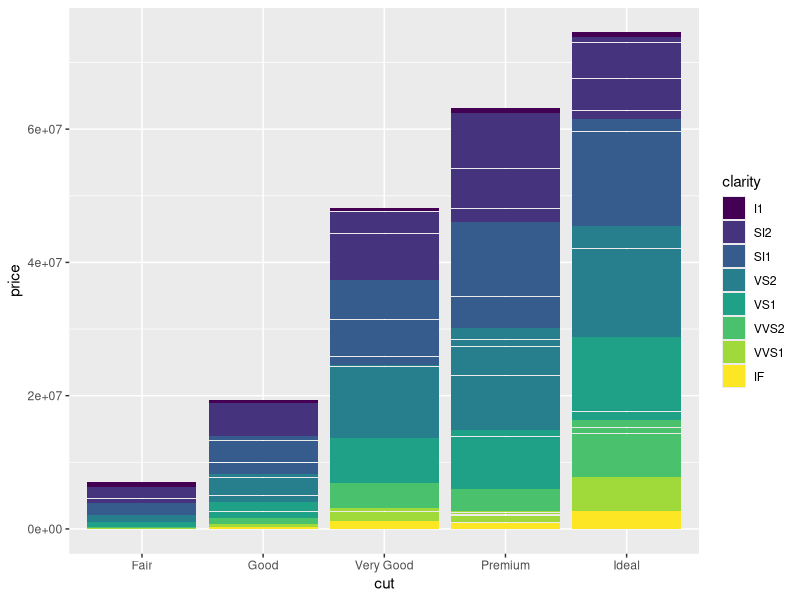
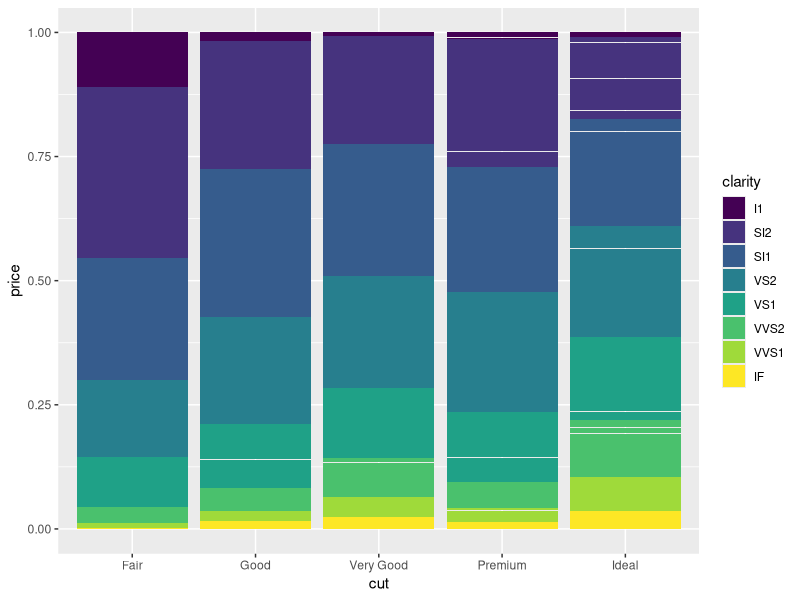
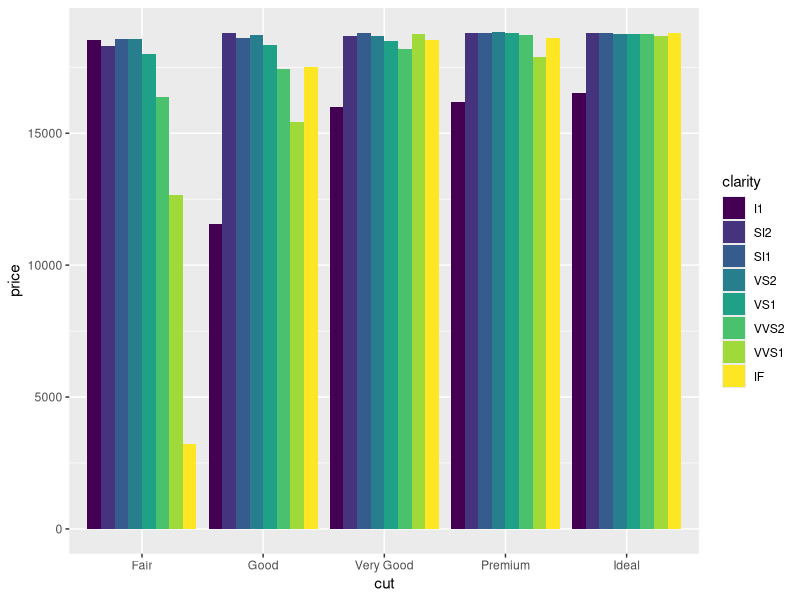
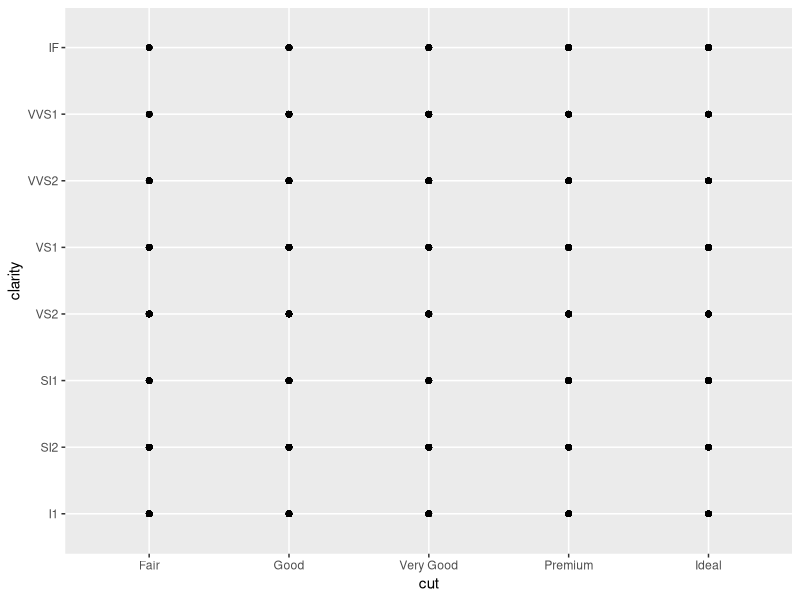
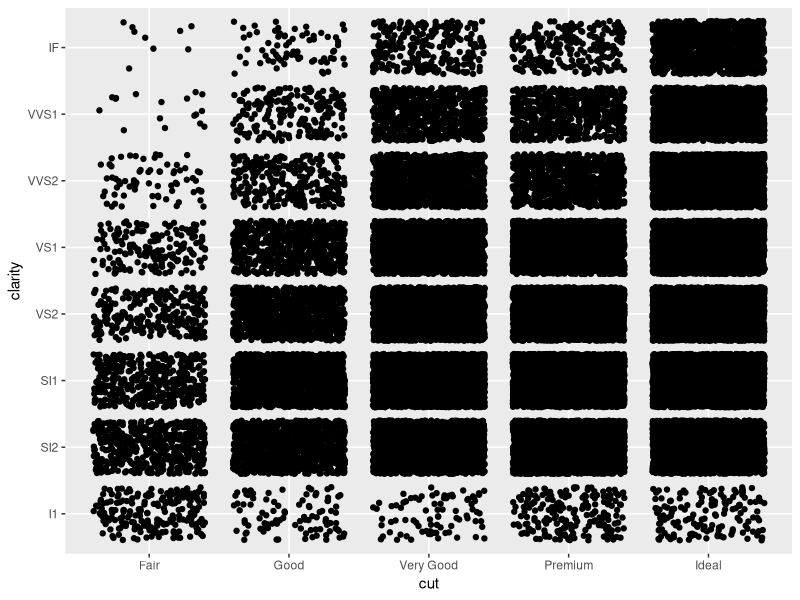
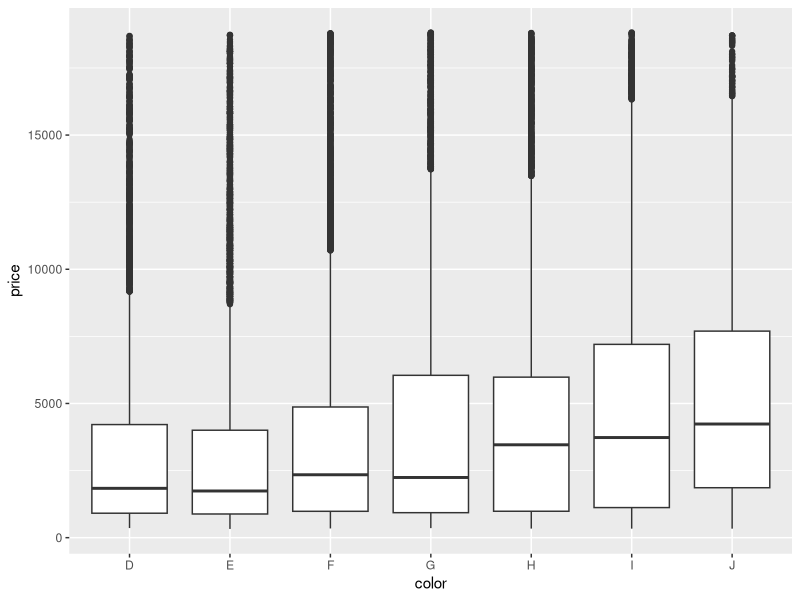
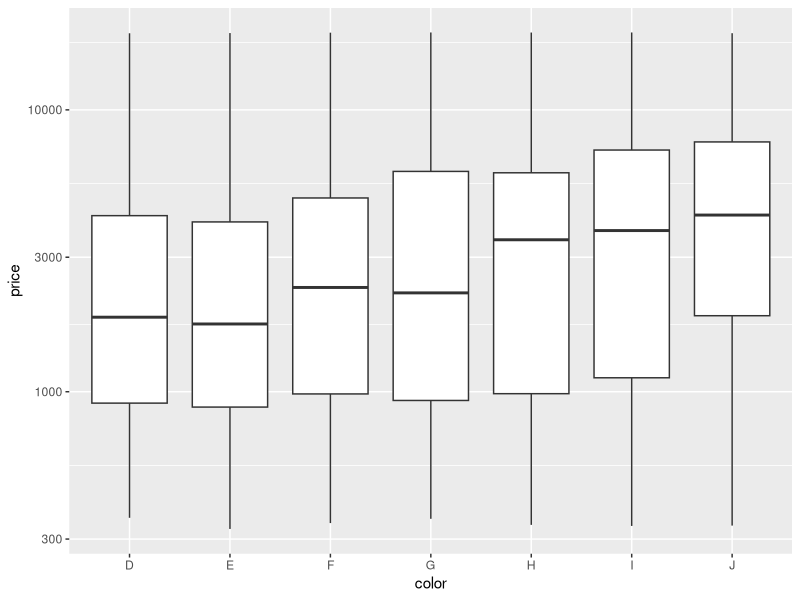
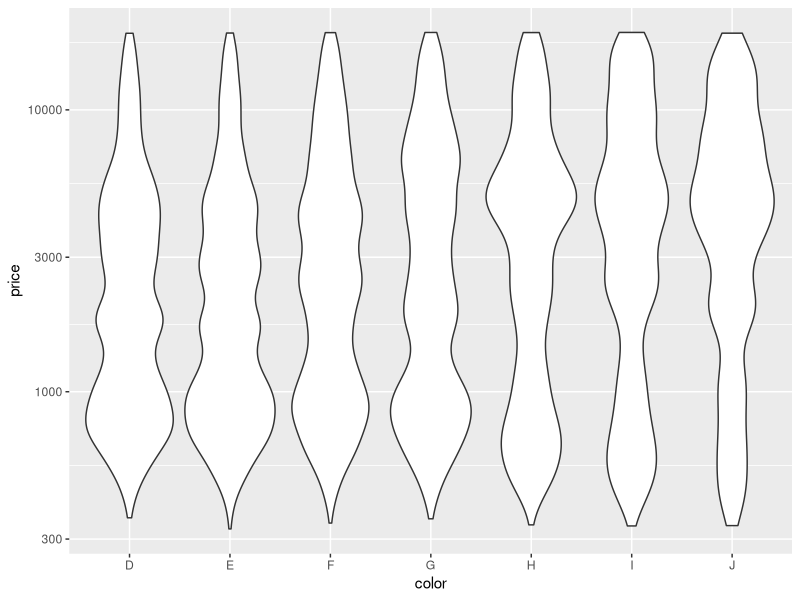

Here is the R script that generated these plots, in order:
# Exercise 2: advanced ggplot2 practice

# Install and load the `ggplot2` package
#install.packages('ggplot2')
library("ggplot2")

# For this exercise you will again be working with the `diamonds` data set.
# Use `?diamonds` to review details about this data set
?diamonds

## Position Adjustments

# Draw a column (bar) chart of diamonds cuts by price, with each bar filled by 
# clarity. You should see a _stacked_ bar chart.
ggplot(data = diamonds) + geom_col(mapping = aes(x = cut, y = price, fill = clarity))

# Draw the same chart again, but with each element positioned to "fill" the y axis
ggplot(data = diamonds) + geom_col(mapping = aes(x = cut, y = price, fill = clarity), position = "fill")

# Draw the same chart again, but with each element positioned to "dodge" each other
ggplot(data = diamonds) + geom_col(mapping = aes(x = cut, y = price, fill = clarity), position = "dodge")

# Draw a plot with point geometry with the x-position mapped to `cut` and the
# y-position mapped to `clarity`
# This creates a "grid" grouping the points
ggplot(data = diamonds) + geom_point(mapping = aes(x = cut, y = clarity))

# Use the "jitter" position adjustment to keep the points from all overlapping!
# (This works a little better with a sample of diamond data, such as from the
# previous exercise).
ggplot(data = diamonds) + geom_point(mapping = aes(x = cut, y = clarity), position = "jitter")


## Scales

# Draw a "boxplot" (with `geom_boxplot`) for the diamond's price (y) by color (x)
ggplot(data = diamonds) + geom_boxplot(mapping = aes(x = color, y = price))

# This has a lot of outliers, making it harder to read. To fix this, draw the
# same plot but with a _logarithmic_ scale for the y axis.
ggplot(data = diamonds) + geom_boxplot(mapping = aes(x = color, y = price)) + scale_y_log10()

# For another version, draw the same plot but with `violin` geometry instead of
# `boxplot` geometry!
# How does the logarithmic scale change the data presentation?
ggplot(data = diamonds) + geom_violin(mapping = aes(x = color, y = price)) + scale_y_log10()

# Another interesting plot: draw a plot of the diamonds price (y) by carat (x),
# using a heatmap of 2d bins (geom_bin2d)
# What happens when you make the x and y channels scale logarithmically?
ggplot(data = diamonds) + geom_bin2d(mapping = aes(x = carat, y = price)) + scale_x_log10() + scale_y_log10()

# Draw a scatter plot for the diamonds price (y) by carat (x). Color each point
# by the clarity (Remember, this will take a while. Use a sample of the diamonds
# for faster results)
ggplot(data = diamonds) + geom_point(mapping = aes(x = carat, y = price, color = clarity))

# Change the color of the previous plot using a ColorBrewer scale of your choice.
# What looks nice?
ggplot(data = diamonds) + geom_point(mapping = aes(x = carat, y = price, color = clarity)) + scale_color_brewer(palette = "Spectral")


## Coordinate Systems

# Draw a bar chart with x-position and fill color BOTH mapped to cut
# For best results, SET the `width` of the geometry to be 1 (fill plot, no space
# between)
# TIP: You can save the plot to a variable for easier modifications
bar <- ggplot(data = diamonds) + geom_bar(mapping = aes(x = cut, fill = cut), width = 1)
bar

# Draw the same chart, but with the coordinate system flipped
bar + coord_flip()

# Draw the same chart, but in a polar coordinate system. It's a Coxcomb chart!
bar + coord_polar()


## Facets

# Take the scatter plot of price by carat data (colored by clarity) and add
# _facets_ based on the diamond's `color`
ggplot(data = diamonds) +
  geom_point(mapping = aes(x = carat, y = price, color = clarity)) +
  scale_color_brewer(palette = "Spectral") +
  facet_wrap(~ color)


## Saving Plots

# Use the `ggsave()` function to save the current (recent) plot to disk.
# Name the output file "my-plot.png".
# Make sure you've set the working directory!!
ggsave("my-plot.png")

